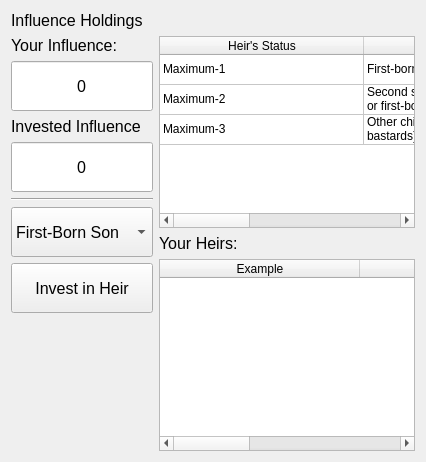
             <widget class="QWidget" name="page_6">
              <layout class="QVBoxLayout" name="verticalLayout_14">
               <item>
                <widget class="QLabel" name="label_14">
                 <property name="sizePolicy">
                  <sizepolicy hsizetype="Preferred" vsizetype="Maximum">
                   <horstretch>0</horstretch>
                   <verstretch>0</verstretch>
                  </sizepolicy>
                 </property>
                 <property name="font">
                  <font>
                   <pointsize>12</pointsize>
                  </font>
                 </property>
                 <property name="text">
                  <string>Influence Holdings</string>
                 </property>
                </widget>
               </item>
               <item>
                <layout class="QHBoxLayout" name="horizontalLayout_7">
                 <item>
                  <layout class="QVBoxLayout" name="verticalLayout_19">
                   <item>
                    <widget class="QLabel" name="label_19">
                     <property name="font">
                      <font>
                       <pointsize>12</pointsize>
                      </font>
                     </property>
                     <property name="text">
                      <string>Your Influence:</string>
                     </property>
                    </widget>
                   </item>
                   <item>
                    <widget class="QLineEdit" name="step4InfluenceLine">
                     <property name="sizePolicy">
                      <sizepolicy hsizetype="Minimum" vsizetype="Fixed">
                       <horstretch>0</horstretch>
                       <verstretch>0</verstretch>
                      </sizepolicy>
                     </property>
                     <property name="minimumSize">
                      <size>
                       <width>0</width>
                       <height>50</height>
                      </size>
                     </property>
                     <property name="font">
                      <font>
                       <pointsize>12</pointsize>
                      </font>
                     </property>
                     <property name="text">
                      <string>0</string>
                     </property>
                     <property name="alignment">
                      <set>Qt::AlignCenter</set>
                     </property>
                     <property name="dragEnabled">
                      <bool>false</bool>
                     </property>
                     <property name="readOnly">
                      <bool>true</bool>
                     </property>
                    </widget>
                   </item>
                   <item>
                    <widget class="QLabel" name="label_21">
                     <property name="font">
                      <font>
                       <pointsize>12</pointsize>
                      </font>
                     </property>
                     <property name="text">
                      <string>Invested Influence</string>
                     </property>
                    </widget>
                   </item>
                   <item>
                    <widget class="QLineEdit" name="step4InvestedInfluenceLine">
                     <property name="sizePolicy">
                      <sizepolicy hsizetype="Minimum" vsizetype="Fixed">
                       <horstretch>0</horstretch>
                       <verstretch>0</verstretch>
                      </sizepolicy>
                     </property>
                     <property name="minimumSize">
                      <size>
                       <width>0</width>
                       <height>50</height>
                      </size>
                     </property>
                     <property name="font">
                      <font>
                       <pointsize>12</pointsize>
                      </font>
                     </property>
                     <property name="text">
                      <string>0</string>
                     </property>
                     <property name="alignment">
                      <set>Qt::AlignCenter</set>
                     </property>
                     <property name="dragEnabled">
                      <bool>false</bool>
                     </property>
                     <property name="readOnly">
                      <bool>true</bool>
                     </property>
                    </widget>
                   </item>
                   <item>
                    <widget class="Line" name="line_2">
                     <property name="orientation">
                      <enum>Qt::Horizontal</enum>
                     </property>
                    </widget>
                   </item>
                   <item>
                    <widget class="QComboBox" name="step4HeirComboBox">
                     <property name="minimumSize">
                      <size>
                       <width>0</width>
                       <height>50</height>
                      </size>
                     </property>
                     <property name="font">
                      <font>
                       <pointsize>12</pointsize>
                      </font>
                     </property>
                     <item>
                      <property name="text">
                       <string>First-Born Son</string>
                      </property>
                     </item>
                     <item>
                      <property name="text">
                       <string>Second Son</string>
                      </property>
                     </item>
                     <item>
                      <property name="text">
                       <string>Other Children</string>
                      </property>
                     </item>
                    </widget>
                   </item>
                   <item>
                    <widget class="QPushButton" name="step4InvestInHeirButton">
                     <property name="minimumSize">
                      <size>
                       <width>0</width>
                       <height>50</height>
                      </size>
                     </property>
                     <property name="font">
                      <font>
                       <pointsize>12</pointsize>
                      </font>
                     </property>
                     <property name="text">
                      <string>Invest in Heir</string>
                     </property>
                    </widget>
                   </item>
                   <item>
                    <spacer name="verticalSpacer_2">
                     <property name="orientation">
                      <enum>Qt::Vertical</enum>
                     </property>
                     <property name="sizeHint" stdset="0">
                      <size>
                       <width>20</width>
                       <height>40</height>
                      </size>
                     </property>
                    </spacer>
                   </item>
                  </layout>
                 </item>
                 <item>
                  <layout class="QVBoxLayout" name="verticalLayout_20">
                   <item>
                    <widget class="QTableWidget" name="tableWidget">
                     <property name="editTriggers">
                      <set>QAbstractItemView::NoEditTriggers</set>
                     </property>
                     <attribute name="horizontalHeaderDefaultSectionSize">
                      <number>204</number>
                     </attribute>
                     <attribute name="horizontalHeaderShowSortIndicator" stdset="0">
                      <bool>false</bool>
                     </attribute>
                     <attribute name="horizontalHeaderStretchLastSection">
                      <bool>true</bool>
                     </attribute>
                     <attribute name="verticalHeaderVisible">
                      <bool>false</bool>
                     </attribute>
                     <attribute name="verticalHeaderCascadingSectionResizes">
                      <bool>false</bool>
                     </attribute>
                     <attribute name="verticalHeaderShowSortIndicator" stdset="0">
                      <bool>false</bool>
                     </attribute>
                     <row>
                      <property name="text">
                       <string/>
                      </property>
                     </row>
                     <row>
                      <property name="text">
                       <string/>
                      </property>
                     </row>
                     <row>
                      <property name="text">
                       <string/>
                      </property>
                     </row>
                     <column>
                      <property name="text">
                       <string>Heir's Status</string>
                      </property>
                     </column>
                     <column>
                      <property name="text">
                       <string>Example</string>
                      </property>
                     </column>
                     <column>
                      <property name="text">
                       <string>Cost</string>
                      </property>
                     </column>
                     <item row="0" column="0">
                      <property name="text">
                       <string>Maximum-1</string>
                      </property>
                     </item>
                     <item row="0" column="1">
                      <property name="text">
                       <string>First-born son (or daughter in Dorne)</string>
                      </property>
                      <property name="toolTip">
                       <string>First-born son (or daughter in Dorne)</string>
                      </property>
                     </item>
                     <item row="0" column="2">
                      <property name="text">
                       <string>20</string>
                      </property>
                     </item>
                     <item row="1" column="0">
                      <property name="text">
                       <string>Maximum-2</string>
                      </property>
                     </item>
                     <item row="1" column="1">
                      <property name="text">
                       <string>Second son (or daughter in Dorne),  or first-born daughter</string>
                      </property>
                      <property name="toolTip">
                       <string>Second son (or daughter in Dorne),  or first-born daughter</string>
                      </property>
                     </item>
                     <item row="1" column="2">
                      <property name="text">
                       <string>10</string>
                      </property>
                     </item>
                     <item row="2" column="0">
                      <property name="text">
                       <string>Maximum-3</string>
                      </property>
                     </item>
                     <item row="2" column="1">
                      <property name="text">
                       <string>Other children (not including bastards)</string>
                      </property>
                      <property name="toolTip">
                       <string>Other children (not including bastards)</string>
                      </property>
                     </item>
                     <item row="2" column="2">
                      <property name="text">
                       <string>5</string>
                      </property>
                     </item>
                    </widget>
                   </item>
                   <item>
                    <widget class="QLabel" name="label_20">
                     <property name="font">
                      <font>
                       <pointsize>12</pointsize>
                      </font>
                     </property>
                     <property name="text">
                      <string>Your Heirs:</string>
                     </property>
                    </widget>
                   </item>
                   <item>
                    <widget class="QTableWidget" name="step4HeirTable">
                     <property name="editTriggers">
                      <set>QAbstractItemView::NoEditTriggers</set>
                     </property>
                     <attribute name="horizontalHeaderDefaultSectionSize">
                      <number>200</number>
                     </attribute>
                     <attribute name="horizontalHeaderHighlightSections">
                      <bool>false</bool>
                     </attribute>
                     <attribute name="horizontalHeaderStretchLastSection">
                      <bool>true</bool>
                     </attribute>
                     <attribute name="verticalHeaderVisible">
                      <bool>false</bool>
                     </attribute>
                     <column>
                      <property name="text">
                       <string>Example</string>
                      </property>
                     </column>
                     <column>
                      <property name="text">
                       <string>Heir's Status</string>
                      </property>
                     </column>
                     <column>
                      <property name="text">
                       <string>Cost</string>
                      </property>
                     </column>
                    </widget>
                   </item>
                  </layout>
                 </item>
                </layout>
               </item>
              </layout>
             </widget>
